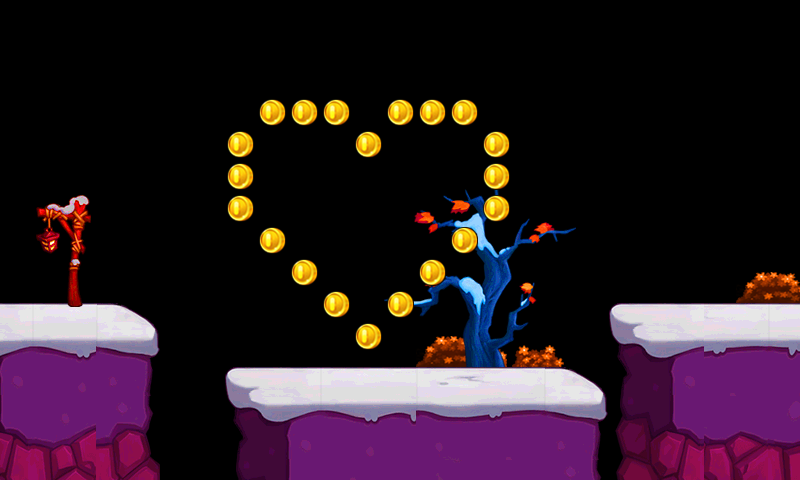

Tiled map render using the project's own tile images. Description and the map definition, with tile-layer contents summarised, below:
An orthogonal 25x15 tile map with 32x32 px tiles, 5 tile layers (grass, tree, root, light, ...), 5 tilesets and 1 object.

<map version="1.0" orientation="orthogonal" width="25" height="15" tilewidth="32" tileheight="32">
 <tileset firstgid="1" name="grass3" tilewidth="32" tileheight="32">
  <image source="grass3.png" width="160" height="64" />
 </tileset>
 <tileset firstgid="11" name="light" tilewidth="32" tileheight="32">
  <image source="light.png" width="64" height="128" />
 </tileset>
 <tileset firstgid="19" name="tree3" tilewidth="32" tileheight="32">
  <image source="tree3.png" width="448" height="224" />
 </tileset>
 <tileset firstgid="117" name="ground3" tilewidth="32" tileheight="32">
  <image source="ground3.png" width="544" height="192" />
  <tile id="1">
   <properties>
    <property name="rootX" value="-1" />
    <property name="rootY" value="0" />
   </properties>
  </tile>
  <tile id="2">
   <properties>
    <property name="rootX" value="-1" />
    <property name="rootY" value="0" />
   </properties>
  </tile>
  <tile id="3">
   <properties>
    <property name="rootX" value="-1" />
    <property name="rootY" value="0" />
   </properties>
  </tile>
  <tile id="4">
   <properties>
    <property name="rootX" value="-1" />
    <property name="rootY" value="0" />
   </properties>
  </tile>
  <tile id="5">
   <properties>
    <property name="rootX" value="-1" />
    <property name="rootY" value="0" />
   </properties>
  </tile>
  <tile id="6">
   <properties>
    <property name="rootX" value="-1" />
    <property name="rootY" value="0" />
   </properties>
  </tile>
  <tile id="7">
   <properties>
    <property name="rootX" value="-1" />
    <property name="rootY" value="0" />
   </properties>
  </tile>
  <tile id="8">
   <properties>
    <property name="rootX" value="-1" />
    <property name="rootY" value="0" />
   </properties>
  </tile>
  <tile id="9">
   <properties>
    <property name="rootX" value="-1" />
    <property name="rootY" value="0" />
   </properties>
  </tile>
  <tile id="10">
   <properties>
    <property name="rootX" value="-1" />
    <property name="rootY" value="0" />
   </properties>
  </tile>
  <tile id="11">
   <properties>
    <property name="rootX" value="-1" />
    <property name="rootY" value="0" />
   </properties>
  </tile>
  <tile id="12">
   <properties>
    <property name="rootX" value="-1" />
    <property name="rootY" value="0" />
   </properties>
  </tile>
  <tile id="13">
   <properties>
    <property name="rootX" value="-1" />
    <property name="rootY" value="0" />
   </properties>
  </tile>
  <tile id="14">
   <properties>
    <property name="rootX" value="-1" />
    <property name="rootY" value="0" />
   </properties>
  </tile>
  <tile id="15">
   <properties>
    <property name="rootX" value="-1" />
    <property name="rootY" value="0" />
   </properties>
  </tile>
  <tile id="16">
   <properties>
    <property name="rootX" value="-1" />
    <property name="rootY" value="0" />
   </properties>
  </tile>
  <tile id="18">
   <properties>
    <property name="rootX" value="0" />
    <property name="rootY" value="-1" />
   </properties>
  </tile>
  <tile id="35">
   <properties>
    <property name="rootX" value="0" />
    <property name="rootY" value="-1" />
   </properties>
  </tile>
  <tile id="52">
   <properties>
    <property name="rootX" value="0" />
    <property name="rootY" value="-1" />
   </properties>
  </tile>
  <tile id="69">
   <properties>
    <property name="rootX" value="0" />
    <property name="rootY" value="-1" />
   </properties>
  </tile>
  <tile id="86">
   <properties>
    <property name="rootX" value="0" />
    <property name="rootY" value="-1" />
   </properties>
  </tile>
 </tileset>
 <tileset firstgid="219" name="coin" tilewidth="32" tileheight="32">
  <image source="coin.png" width="96" height="32" />
  <tile id="0">
   <properties>
    <property name="jewelType" value="1" />
   </properties>
  </tile>
  <tile id="1">
   <properties>
    <property name="jewelType" value="2" />
   </properties>
  </tile>
  <tile id="2">
   <properties>
    <property name="jewelType" value="3" />
   </properties>
  </tile>
 </tileset>
 <layer name="grass" width="25" height="15">
  <data>[375 cells, 14 non-empty, 10 distinct tile ids]</data>
 </layer>
 <layer name="tree" width="25" height="15">
  <data>[375 cells, 42 non-empty, 42 distinct tile ids]</data>
 </layer>
 <layer name="root" width="25" height="15">
  <data>[375 cells, 114 non-empty, 72 distinct tile ids]</data>
 </layer>
 <layer name="light" width="25" height="15">
  <data>[375 cells, 8 non-empty, 8 distinct tile ids]</data>
 </layer>
 <layer name="jewel" width="25" height="15">
  <data>[375 cells, 20 non-empty, 1 distinct tile ids]</data>
 </layer>
 <objectgroup name="enemy" width="25" height="15">
  <object x="779" y="320">
   <properties>
    <property name="enemytype" value="1" />
   </properties>
  </object>
 </objectgroup>
</map>
